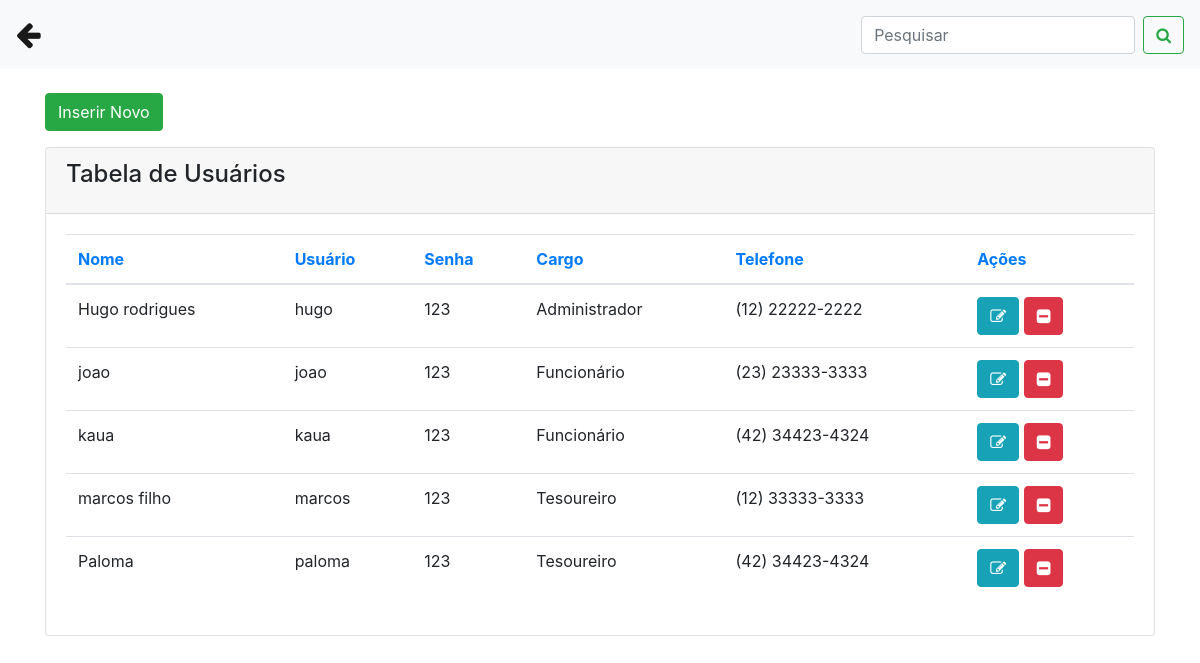
The app's page /usuarios.php with its own data.
### tables this page shows
CREATE TABLE `usuarios` (
  `id` int(11) NOT NULL,
  `nome` varchar(25) NOT NULL,
  `usuario` varchar(20) NOT NULL,
  `senha` varchar(20) NOT NULL,
  `cargo` varchar(25) NOT NULL,
  `id_funcionario` int(11) NOT NULL
);

CREATE TABLE `funcionarios` (
  `id` int(11) NOT NULL,
  `nome` varchar(25) NOT NULL,
  `cpf` varchar(14) NOT NULL,
  `telefone` varchar(15) NOT NULL,
  `endereco` varchar(30) NOT NULL,
  `cargo` varchar(35) NOT NULL,
  `data` date NOT NULL
);

### usuarios.php (the view, shortened to what this page needs)
<?php
include('conexao.php');
?>
<!DOCTYPE html>
<html>
<head>
 <link rel="stylesheet" href="https://stackpath.bootstrapcdn.com/bootstrap/4.1.3/css/bootstrap.min.css">
<link rel="stylesheet" href="https://cdnjs.cloudflare.com/ajax/libs/font-awesome/4.7.0/css/font-awesome.min.css">
</head>
<body>
  <nav class="navbar navbar-expand-lg navbar-light bg-light">
  <a class="navbar-brand" href="painel_admin.php"><big><big><i class="fa fa-arrow-left"></i></big></big></a>
  <div class="collapse navbar-collapse" id="conteudoNavbarSuportado">
    <form class="form-inline my-2 my-lg-0">
      <input name="txtpesquisar" class="form-control mr-sm-2" type="search" placeholder="Pesquisar" aria-label="Pesquisar">
      <button name="buttonPesquisar" class="btn btn-outline-success my-2 my-sm-0" type="submit"><i class="fa fa-search"></i></button>
    </form>
  </div>
</nav>
<div class="container">
      <br>
         <div class="row">
           <div class="col-sm-12">
            <button type="button" class="btn btn-success mb-3" data-toggle="modal" data-target="#modalExemplo">Inserir Novo </button>
           </div>
        </div>
          <div class="content">
            <div class="row">
              <div class="col-md-12">
                <div class="card">
                  <div class="card-header">
                    <h4 class="card-title"> Tabela de Usuários</h4>
                  </div>
                  <div class="card-body">
                    <div class="table-responsive">
                      <?php
                        if(isset($_GET['buttonPesquisar']) and $_GET['txtpesquisar'] != ''){
                          $nome = $_GET['txtpesquisar'] . '%';
                           $query = "select u.id, u.nome, u.usuario, u.senha, u.cargo, u.id_funcionario, f.telefone from usuarios as u INNER JOIN funcionarios as f ON u.id_funcionario = f.id where u.nome LIKE '$nome'  order by u.nome asc";
                        }else{
                         $query = "select u.id, u.nome, u.usuario, u.senha, u.cargo, u.id_funcionario, f.telefone from usuarios as u INNER JOIN funcionarios as f ON u.id_funcionario = f.id order by u.nome asc";
                        }
                        $result = mysqli_query($conexao, $query);
                        $row = mysqli_num_rows($result);
                        if($row == ''){
                            echo "<h3> Não existem dados cadastrados no banco </h3>";
                        }else{
                           ?>
                      <table class="table">
                        <thead class=" text-primary">
                          <th>
                            Nome
                          </th>
                          <th>
                            Usuário
                          </th>
                          <th>
                            Senha
                          </th>
                           <th>
                            Cargo
                          </th>
                            <th>
                            Telefone
                          </th>
                            <th>
                            Ações
                          </th>
                        </thead>
                        <tbody>
                         <?php
                          while($res_1 = mysqli_fetch_array($result)){
                            $nome = $res_1["nome"];
                            $telefone = $res_1["telefone"];
                            $senha = $res_1["senha"];
                            $usuario = $res_1["usuario"];
                            $cargo = $res_1["cargo"];
                            $id = $res_1["id"];
                            ?>
                            <tr>
                             <td><?php echo $nome; ?></td>
                             <td><?php echo $usuario; ?></td>
                             <td><?php echo $senha; ?></td>
                             <td><?php echo $cargo; ?></td>
                             <td><?php echo $telefone; ?></td>
                             <td>
                             <a class="btn btn-info" href="usuarios.php?func=edita&id=<?php echo $id; ?>"><i class="fa fa-pencil-square-o"></i></a>
                             <a class="btn btn-danger" href="usuarios.php?func=deleta&id=<?php echo $id; ?>"><i class="fa fa-minus-square"></i></a>
                             </td>
                            </tr>
                            <?php
                              }
                            ?>
                        </tbody>
                      </table>
                          <?php
                              }
                            ?>
                    </div>
                  </div>
                </div>
              </div>
</div>
</body>
</html>

### records on screen
usuarios: nome "Hugo rodrigues", usuario "hugo", senha "123", cargo "Administrador", id_funcionario.telefone "(12) 22222-2222"
usuarios: nome "joao", usuario "joao", senha "123", cargo "Funcionário", id_funcionario.telefone "(23) 23333-3333"
usuarios: nome "kaua", usuario "kaua", senha "123", cargo "Funcionário", id_funcionario.telefone "(42) 34423-4324"
usuarios: nome "marcos filho", usuario "marcos", senha "123", cargo "Tesoureiro", id_funcionario.telefone "(12) 33333-3333"
usuarios: nome "Paloma", usuario "paloma", senha "123", cargo "Tesoureiro", id_funcionario.telefone "(42) 34423-4324"
